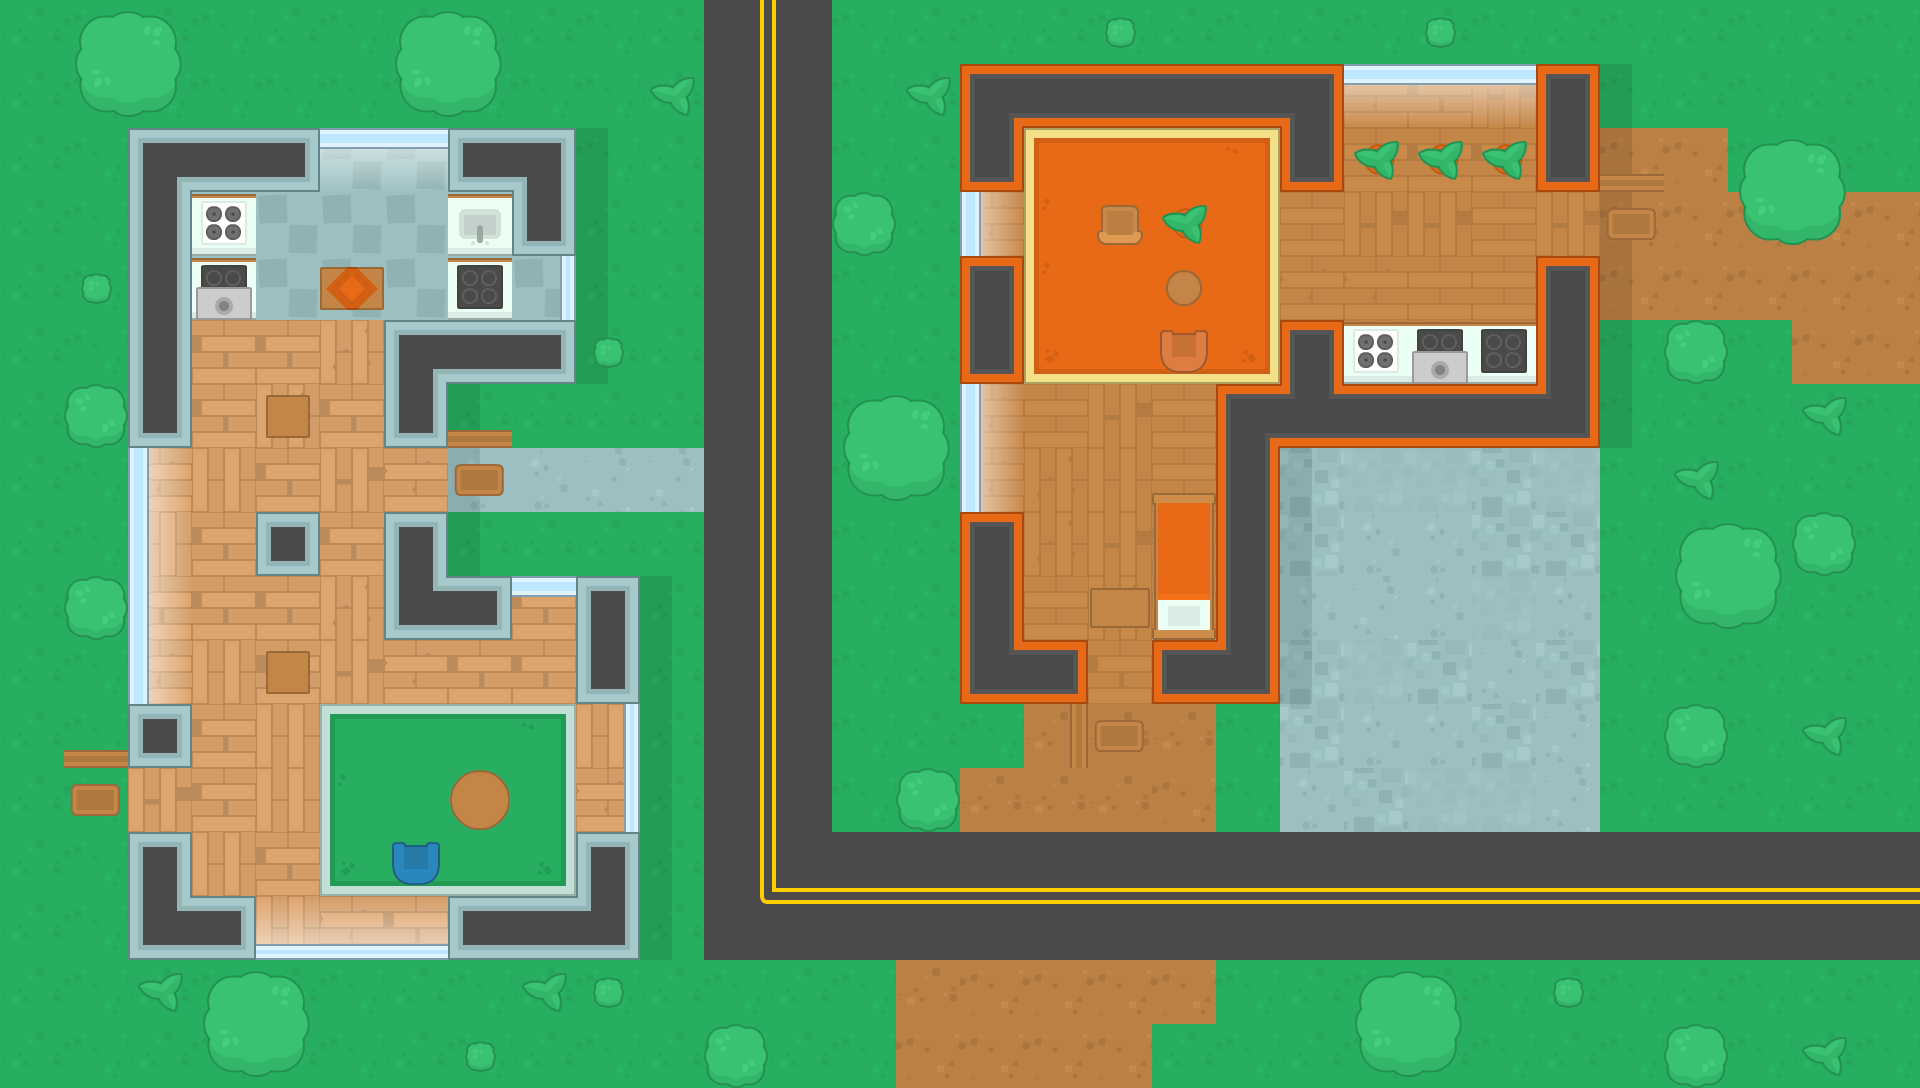

This is a level from a 2D game, rendered from its Tiled map with the project's own tilesets. A one-line summary and the complete map file follow:
An orthogonal 30x17 tile map with 64x64 px tiles, 3 tile layers (Bottom Layer, Shadows, Top Layer).

<map version="1.0" tiledversion="1.0.3" orientation="orthogonal" renderorder="right-down" width="30" height="17" tilewidth="64" tileheight="64" nextobjectid="1">
 <tileset firstgid="1" source="set.tsx" />
 <layer name="Bottom Layer" width="30" height="17">
  <data encoding="csv">
17,18,17,18,17,18,17,18,17,18,17,29,28,18,17,18,17,18,17,18,17,18,17,18,17,18,17,18,17,18,
17,18,18,18,18,18,18,18,18,18,17,29,28,18,17,109,111,111,111,111,110,46,44,45,141,18,17,18,17,18,
17,18,280,282,285,11,11,313,281,18,17,29,28,18,17,115,370,371,371,372,115,42,44,44,115,6,6,18,17,18,
17,18,309,11,11,11,11,11,286,17,17,29,28,18,17,46,397,398,398,399,42,45,45,42,45,6,6,6,6,6,
17,18,309,11,11,11,11,11,11,17,17,29,28,18,17,141,397,398,398,399,46,46,42,42,141,6,6,6,6,6,
17,18,309,98,98,101,280,282,285,17,17,29,28,18,17,115,424,425,425,426,141,47,47,46,138,18,17,18,6,6,
17,18,286,98,101,98,286,17,17,17,17,29,28,18,17,46,42,45,42,109,113,111,111,111,137,18,17,18,17,18,
17,18,100,97,98,99,100,7,7,8,8,29,28,18,17,46,47,43,42,138,9,10,10,9,10,18,17,18,17,18,
17,18,97,98,367,98,312,17,17,17,17,29,28,18,17,141,47,45,46,138,9,7,7,9,9,18,17,18,17,18,
17,18,98,98,98,101,307,285,98,312,17,29,28,18,17,138,42,47,42,138,7,8,7,10,7,18,17,18,17,18,
17,18,100,97,98,99,100,98,98,286,17,29,28,18,17,136,114,44,142,137,9,10,9,8,9,18,17,18,17,18,
17,18,367,98,97,373,374,374,375,97,17,29,28,18,17,18,5,5,5,18,9,7,7,9,8,18,17,18,17,18,
17,18,99,98,97,400,401,401,402,100,17,29,28,18,17,5,5,5,6,18,7,9,10,10,8,18,17,18,17,18,
17,18,312,97,98,427,428,428,429,312,17,29,60,57,57,57,57,57,57,57,57,57,57,57,57,57,57,57,57,57,
17,18,307,285,97,100,98,313,282,308,17,58,30,30,30,30,30,30,30,30,30,30,30,30,30,30,30,30,30,30,
17,18,17,18,17,18,17,18,17,18,17,18,17,18,5,6,6,6,6,18,17,18,17,18,17,18,17,18,17,18,
17,18,17,18,17,18,17,18,17,18,17,18,17,18,6,6,6,6,17,18,17,18,17,18,17,18,17,18,17,18
</data>
 </layer>
 <layer name="Shadows" width="30" height="17">
  <data encoding="csv">
0,0,0,0,0,0,0,0,0,0,0,0,0,0,0,0,0,0,0,0,0,0,0,0,0,0,0,0,0,0,
0,0,0,0,0,0,0,0,0,0,0,0,0,0,0,0,0,0,0,0,0,0,0,0,0,127,0,0,0,0,
0,0,0,0,0,0,0,0,0,127,0,0,0,0,0,0,0,0,0,0,0,0,0,0,0,127,0,0,0,0,
0,0,0,0,0,0,0,0,0,127,0,0,0,0,0,0,0,0,0,0,0,0,0,0,0,127,0,0,0,0,
0,0,0,0,0,0,0,0,0,127,0,0,0,0,0,0,0,0,0,0,0,0,0,0,0,127,0,0,0,0,
0,0,0,0,0,0,0,0,0,127,0,0,0,0,0,0,0,0,0,0,0,0,0,0,0,127,0,0,0,0,
0,0,0,0,0,0,0,127,0,0,0,0,0,0,0,0,0,0,0,0,0,0,0,0,0,127,0,0,0,0,
0,0,0,0,0,0,0,127,0,0,0,0,0,0,0,0,0,0,0,0,127,0,0,0,0,0,0,0,0,0,
0,0,0,0,0,0,0,127,0,0,0,0,0,0,0,0,0,0,0,0,127,0,0,0,0,0,0,0,0,0,
0,0,0,0,0,0,0,0,0,0,127,0,0,0,0,0,0,0,0,0,127,0,0,0,0,0,0,0,0,0,
0,0,0,0,0,0,0,0,0,0,127,0,0,0,0,0,0,0,0,0,127,0,0,0,0,0,0,0,0,0,
0,0,0,0,0,0,0,0,0,0,127,0,0,0,0,0,0,0,0,0,0,0,0,0,0,0,0,0,0,0,
0,0,0,0,0,0,0,0,0,0,127,0,0,0,0,0,0,0,0,0,0,0,0,0,0,0,0,0,0,0,
0,0,0,0,0,0,0,0,0,0,127,0,0,0,0,0,0,0,0,0,0,0,0,0,0,0,0,0,0,0,
0,0,0,0,0,0,0,0,0,0,127,0,0,0,0,0,0,0,0,0,0,0,0,0,0,0,0,0,0,0,
0,0,0,0,0,0,0,0,0,0,0,0,0,0,0,0,0,0,0,0,0,0,0,0,0,0,0,0,0,0,
0,0,0,0,0,0,0,0,0,0,0,0,0,0,0,0,0,0,0,0,0,0,0,0,0,0,0,0,0,0
</data>
 </layer>
 <layer name="Top Layer" width="30" height="17">
  <data encoding="csv">
0,181,182,0,0,0,181,182,0,0,0,0,0,0,0,0,0,235,0,0,0,0,235,0,0,0,0,0,0,0,
0,208,209,0,0,0,208,209,0,0,210,0,0,0,210,0,0,0,0,0,0,464,464,464,0,0,0,0,0,0,
0,0,0,0,0,464,464,0,0,0,0,0,0,0,0,0,0,0,0,0,0,134,134,134,0,471,0,181,182,0,
0,0,0,297,0,0,0,323,0,0,0,0,0,183,0,437,0,529,134,0,0,0,0,0,0,452,0,208,209,0,
0,235,0,296,0,511,0,324,488,0,0,0,0,0,0,0,0,0,479,0,0,0,0,0,0,0,0,0,0,0,
0,0,0,0,0,0,0,0,0,235,0,0,0,0,0,0,0,0,478,0,0,297,296,324,0,0,183,0,0,0,
0,183,0,0,457,0,0,471,0,0,0,0,0,181,182,437,0,0,0,0,0,0,0,0,0,0,0,0,210,0,
0,0,437,0,0,0,0,452,0,0,0,0,0,208,209,437,0,0,24,0,0,0,0,0,0,0,210,0,0,0,
0,0,437,0,0,0,0,0,0,0,0,0,0,0,0,0,0,0,78,0,0,0,0,0,0,0,181,182,183,0,
0,183,437,0,0,0,0,0,460,0,0,0,0,0,0,0,0,510,105,0,0,0,0,0,0,0,208,209,0,0,
0,0,437,0,457,0,0,0,0,0,0,0,0,0,0,0,0,0,0,0,0,0,0,0,0,0,0,0,0,0,
0,471,0,0,0,0,0,0,0,488,0,0,0,0,0,0,444,452,0,0,0,0,0,0,0,0,183,0,210,0,
0,452,0,0,0,0,0,506,0,488,0,0,0,0,183,0,0,0,0,0,0,0,0,0,0,0,0,0,0,0,
0,0,0,0,0,0,451,0,0,0,0,0,0,0,0,0,0,0,0,0,0,0,0,0,0,0,0,0,0,0,
0,0,0,0,519,519,519,0,0,0,0,0,0,0,0,0,0,0,0,0,0,0,0,0,0,0,0,0,0,0,
0,0,210,181,182,0,0,0,210,235,0,0,0,0,0,0,0,0,0,0,0,181,182,0,235,0,0,0,0,0,
0,0,0,208,209,0,0,235,0,0,0,183,0,0,0,0,0,0,0,0,0,208,209,0,0,0,183,0,210,0
</data>
 </layer>
</map>
